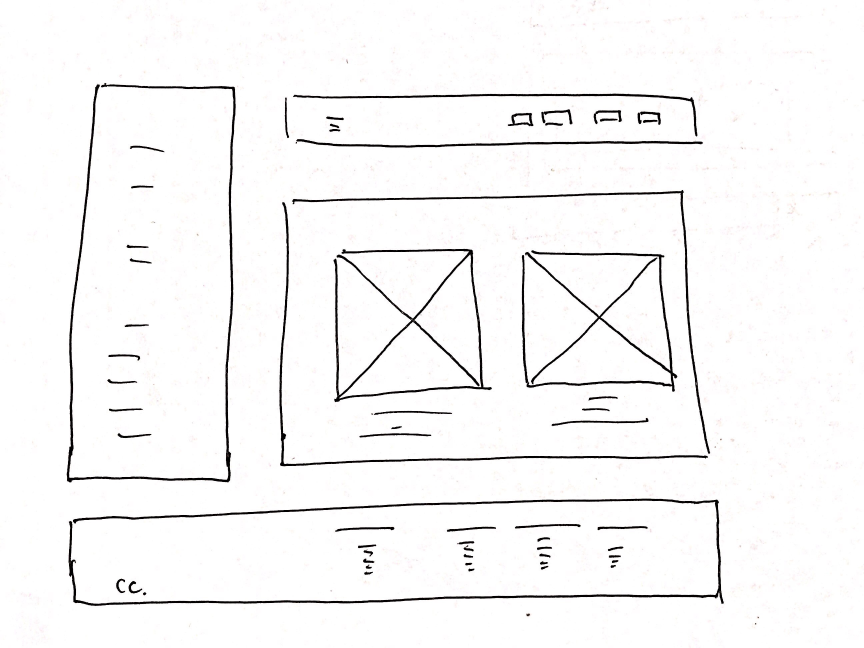
#> input picture Server/src/ImageProcessing/IMG_1536.JPG, 2592 x 1944 px, found by its file name (shown at 1/3 size)
$ python OpenCVHoughLineApproach.py
#> lines starting #> are read from the running program, lines starting #| are printed output that depends on the picture; after the words box and inside, x2 and y2 are one past the last pixel; in counts of white or black regions, pixels touching at a corner belong together
import cv2
import numpy as np

img = cv2.imread('IMG_1536.jpg')
#> img is the input picture: shape (1944, 2592, 3); mean B, G, R 246.7, 246.7, 247.1
gray = cv2.cvtColor(img, cv2.COLOR_BGR2GRAY)
edges = cv2.Canny(gray, 255, 255, apertureSize=3)
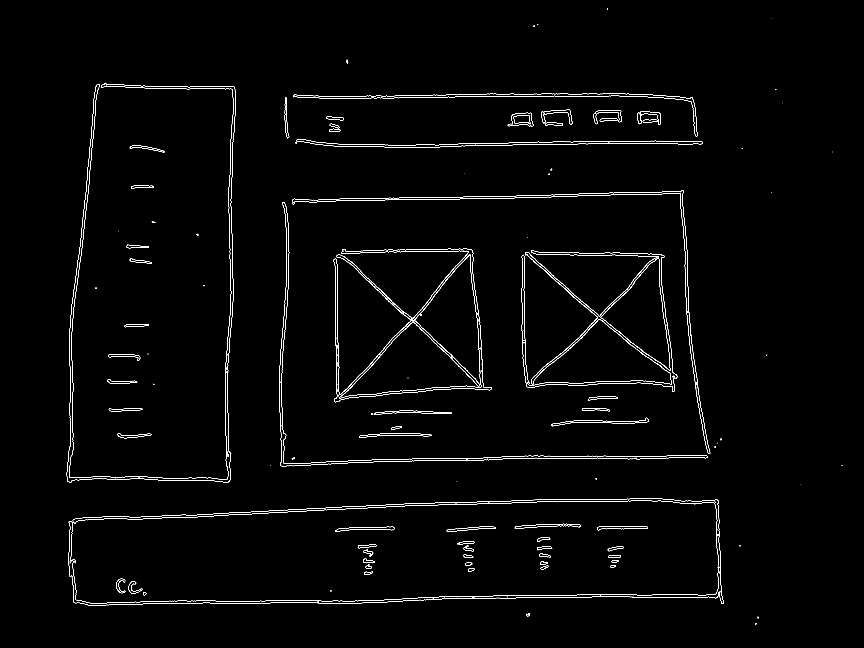
#> edges: shape (1944, 2592) (shown at 1/3 size); 1% white in thin lines or dots, all inside (x1, y1, x2, y2) = (200, 25, 2527, 1873)

# (thresh, img_bin) = cv2.threshold(img, 128, 255, cv2.THRESH_BINARY | cv2.THRESH_OTSU)  # Threshold and contrast the image
# edges = cv2.resize(edges, (3000, 2000))


cv2.imwrite('DebugImagesDir/cann.jpg', edges)
lines = cv2.HoughLinesP(edges, rho=1, theta=1 * np.pi / 180, threshold=20, minLineLength=150, maxLineGap=30)
#> lines = 66 rows, first 6: [558, 1545, 1263, 1509], [557, 1551, 1262, 1515], [1413, 282, 1623, 282], [1431, 288, 1893, 288], [1700, 426, 1869, 423], [1106, 595, 1627, 586]

print(len(lines))
#| 66

for i in range(0,len(lines)):
    x1, y1, x2, y2 = lines[i][0]
    print(x1, y1, x2, y2)
    cv2.line(img, (x1, y1), (x2, y2), (0, 0, 0), 8)
#> this loop made 66 passes
#> (x1, y1, x2, y2) on passes 1 to 12: (558, 1545, 1263, 1509), (557, 1551, 1262, 1515), (1413, 282, 1623, 282), (1431, 288, 1893, 288), (1700, 426, 1869, 423), (1106, 595, 1627, 586), (1506, 1794, 1677, 1792), (1317, 1790, 1584, 1786), (1332, 439, 1537, 435), (1608, 1786, 1835, 1783), (1268, 1375, 1423, 1375), (1024, 758, 1321, 1045)
#| 558 1545 1263 1509
#| 557 1551 1262 1515
#| 1413 282 1623 282
#| 1431 288 1893 288
#| 1700 426 1869 423
#| 1106 595 1627 586
#| 1506 1794 1677 1792
#| 1317 1790 1584 1786
#> (further printed lines are left out)
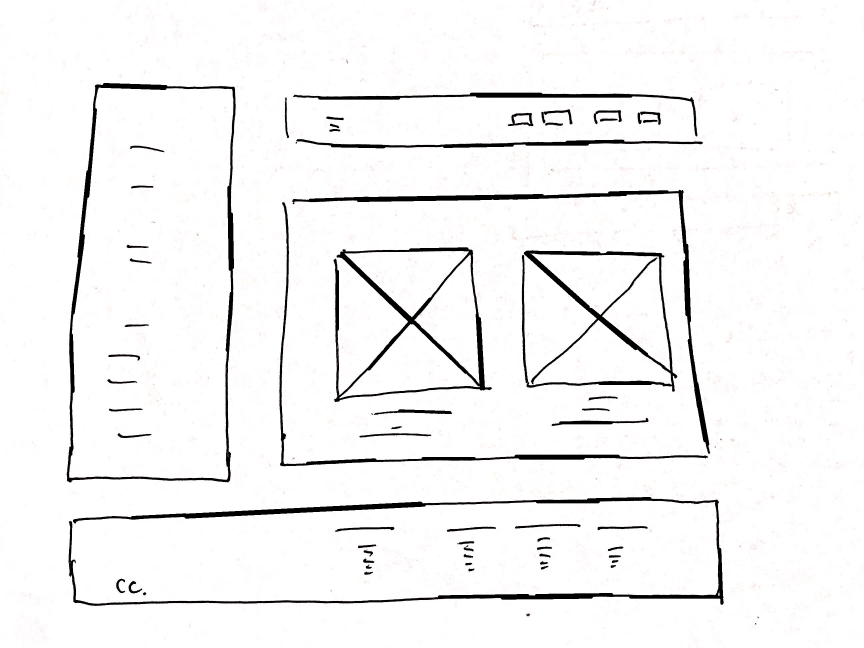
#> img: shape (1944, 2592, 3) (shown at 1/3 size); mean B, G, R 243.4, 243.4, 243.8

cv2.imwrite('DebugImagesDir/houghlines5.jpg', img)
cv2.destroyAllWindows()

$ run again, with Server/src/ImageProcessing/new doc 2019-02-07 23.00.01_1.jpg copied over Server/src/ImageProcessing/IMG_1536.JPG
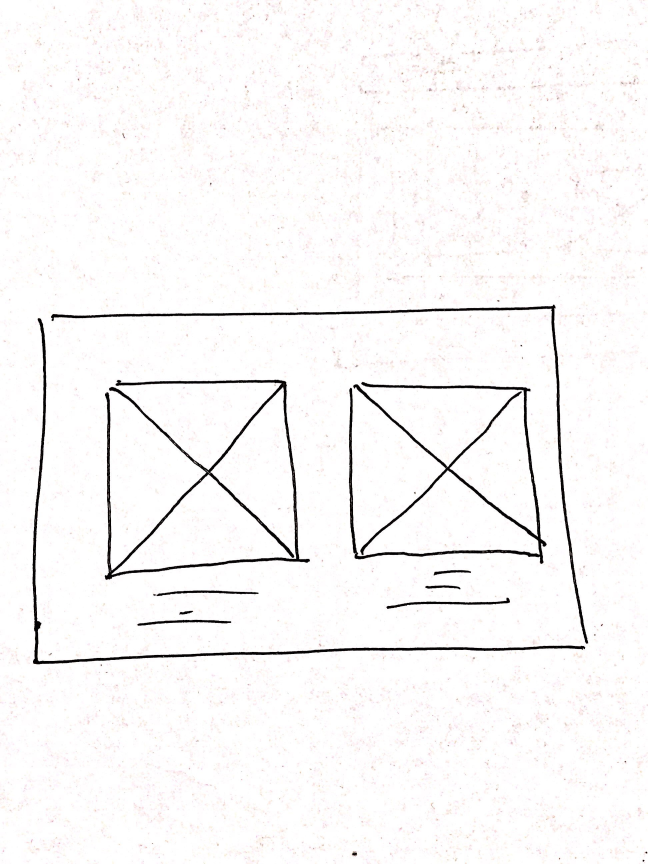
#> input picture Server/src/ImageProcessing/new doc 2019-02-07 23.00.01_1.jpg, 1944 x 2592 px, found by its file name (shown at 1/3 size)
#> img is the input picture: shape (2592, 1944, 3); mean B, G, R 247.5, 247.5, 248.7
#> `edges = cv2.Canny(gray, 255, 255, apertureSize=3)`:
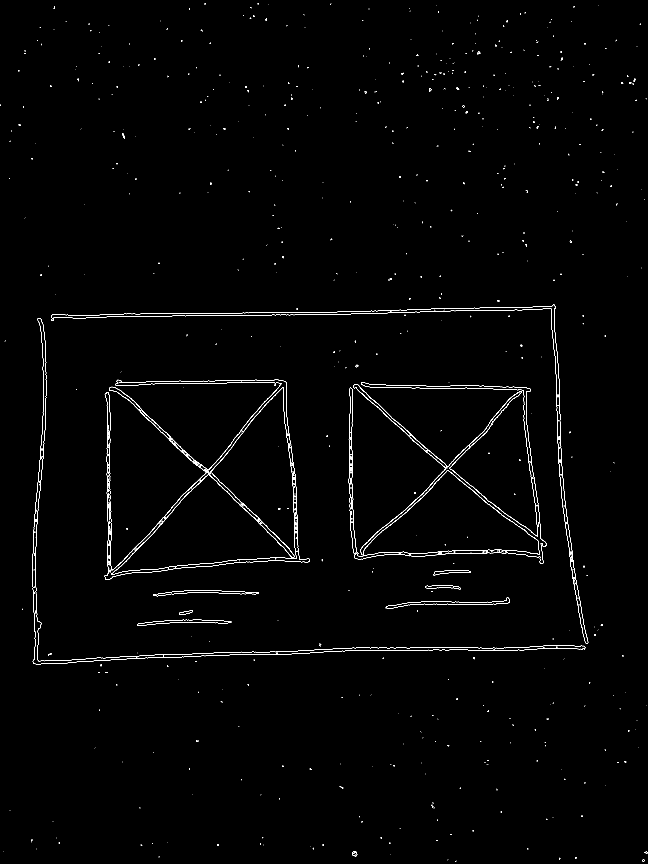
#> edges: shape (2592, 1944) (shown at 1/3 size); 0.7% white in thin lines or dots
#> lines = 50 rows, first 6: [362, 1977, 758, 1963], [1060, 1158, 1290, 1365], [299, 944, 473, 941], [1246, 935, 1608, 928], [1065, 1153, 1265, 1156], [99, 1616, 126, 1298]
#| 50
#> the loop `for i in range(0,len(lines)):` made 50 passes
#> (printed output is left out)
#> after the loop `for i in range(0,len(lines)):`:
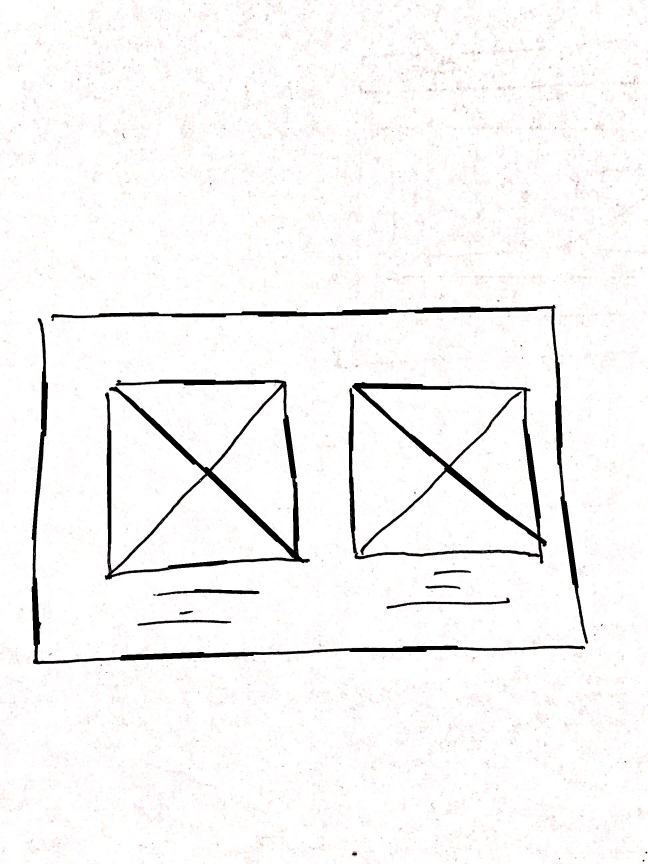
#> img: shape (2592, 1944, 3) (shown at 1/3 size); mean B, G, R 245.1, 245.1, 246.2

$ run again, with Server/src/ImageProcessing/testimg.jpg copied over Server/src/ImageProcessing/IMG_1536.JPG
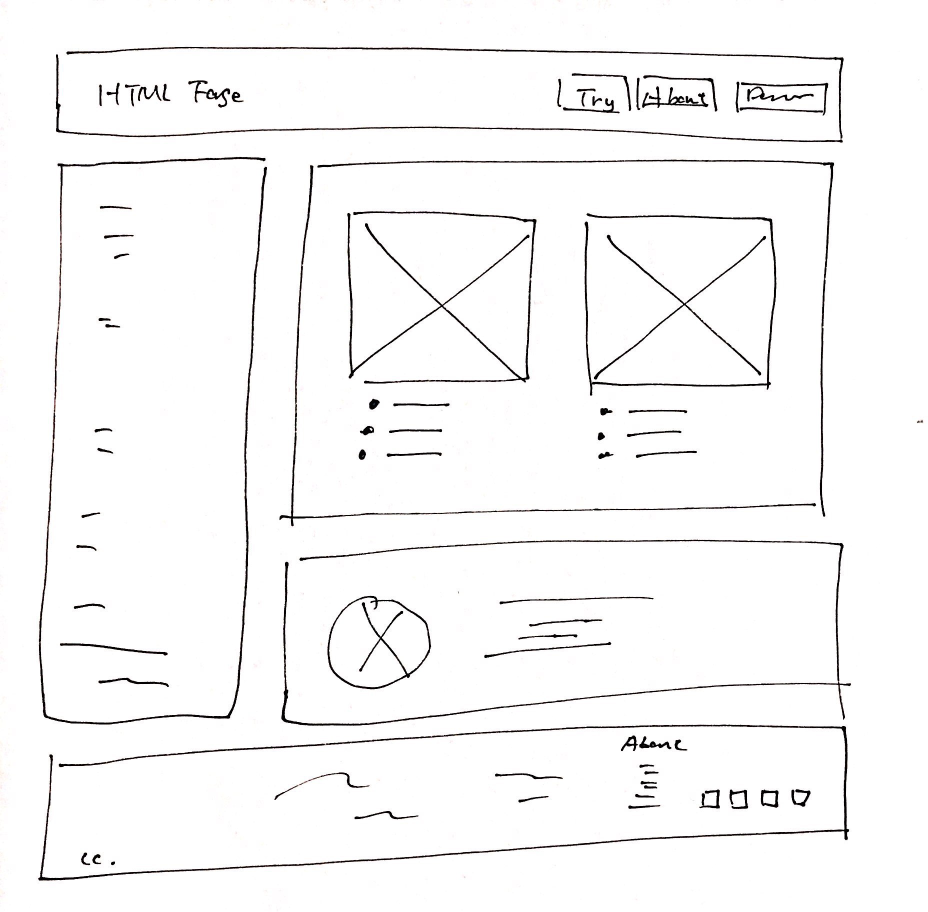
#> input picture Server/src/ImageProcessing/testimg.jpg, 1856 x 1824 px, found by its file name (shown at 1/2 size)
#> img is the input picture: shape (1824, 1856, 3); mean B, G, R 247.3, 247.3, 247.6
#> `edges = cv2.Canny(gray, 255, 255, apertureSize=3)`:
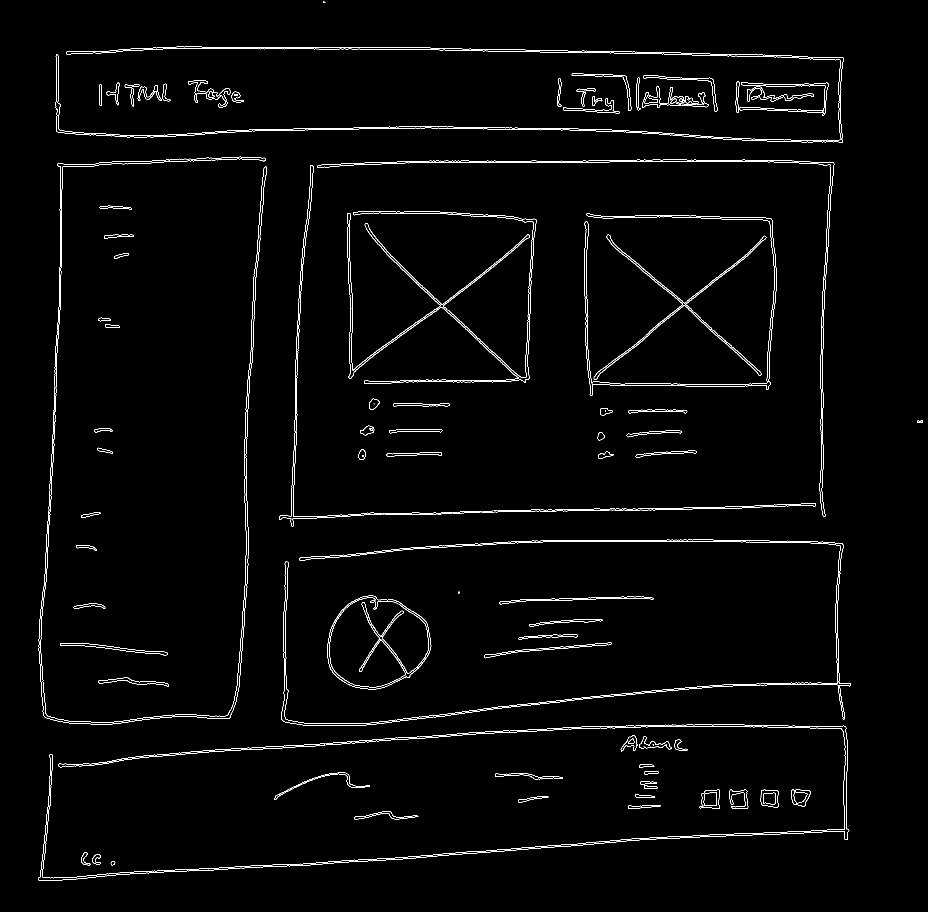
#> edges: shape (1824, 1856) (shown at 1/2 size); 1.8% white in thin lines or dots
#> lines = 126 rows, first 6: [898, 1024, 1299, 1017], [861, 96, 1361, 105], [839, 1026, 1248, 1019], [1394, 1452, 1692, 1457], [826, 322, 1176, 322], [853, 1713, 1069, 1697]
#| 126
#> the loop `for i in range(0,len(lines)):` made 126 passes
#> (printed output is left out)
#> after the loop `for i in range(0,len(lines)):`:
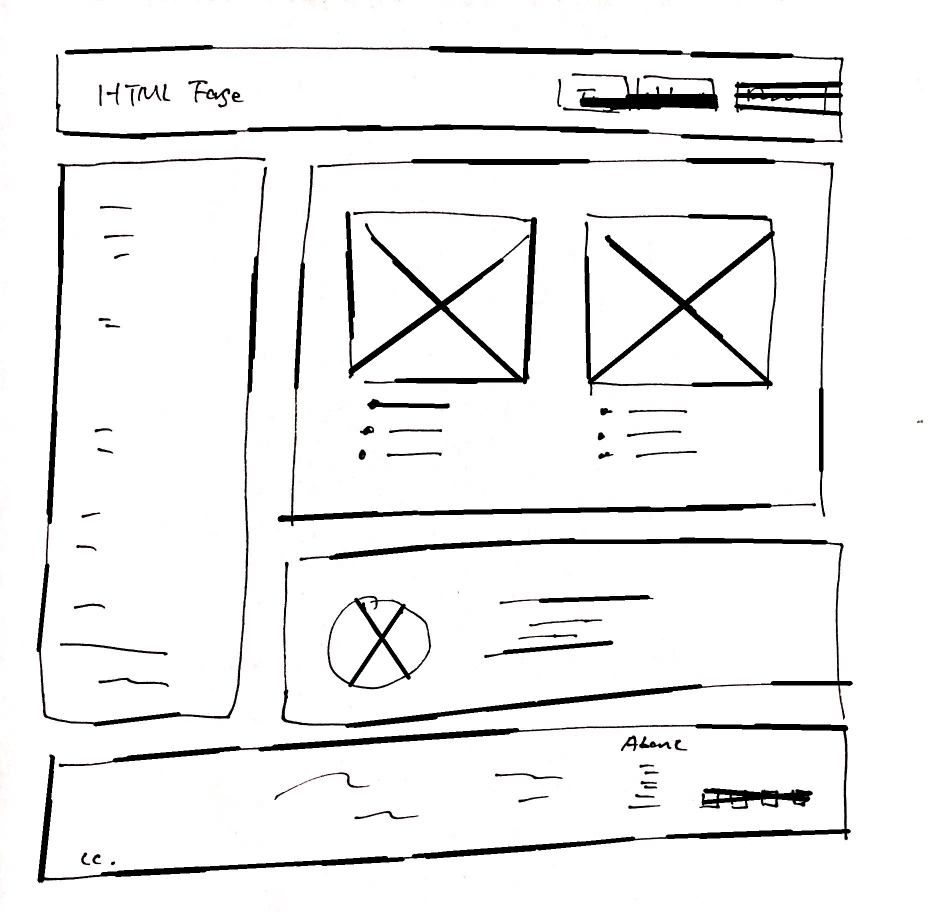
#> img: shape (1824, 1856, 3) (shown at 1/2 size); 4.94% of pixels changed, all inside (x1, y1, x2, y2) = (73, 90, 1706, 1766)
